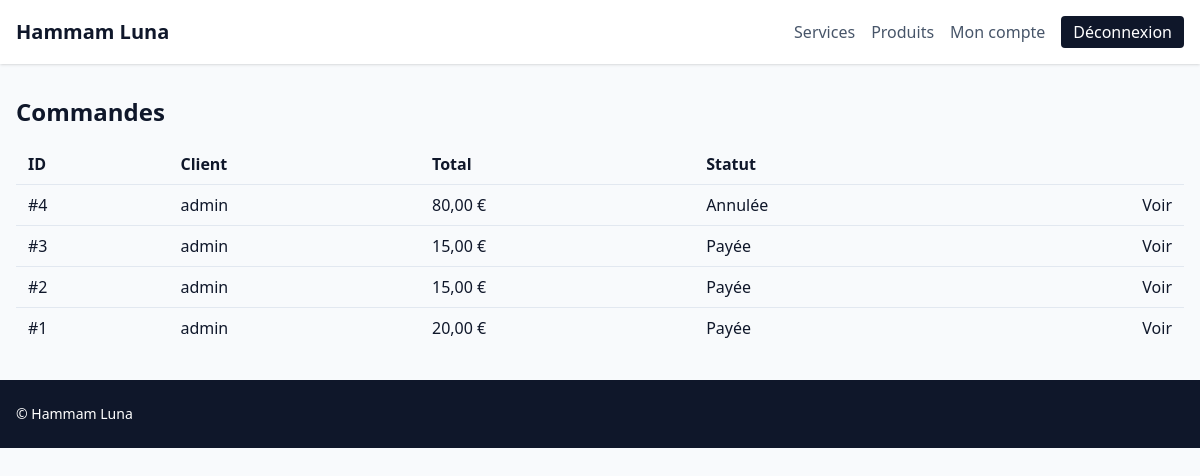
/backoffice/orders/ (signed in), run on the app's committed database.
### apps/orders/models.py (models this page shows, shortened)
class Order(TimeStampedModel):
    class Status(models.TextChoices):
        CART = "cart", "Panier"
        PENDING = "pending", "En attente"
        PAID = "paid", "Payée"
        SHIPPED = "shipped", "Expédiée"
        COMPLETED = "completed", "Terminée"
        CANCELED = "canceled", "Annulée"
    customer = models.ForeignKey("customers.Customer", on_delete=models.CASCADE, related_name="orders")
    status = models.CharField(max_length=20, choices=Status.choices, default=Status.CART)
    total = models.DecimalField(max_digits=10, decimal_places=2, default=Decimal("0.00"))
    currency = models.CharField(max_length=10, default="EUR")
    class Meta:
        ordering = ["-created_at"]

### apps/customers/models.py (models this page shows, shortened)
class Customer(TimeStampedModel):
    user = models.OneToOneField(settings.AUTH_USER_MODEL, null=True, blank=True, on_delete=models.SET_NULL, related_name="customer")
    first_name = models.CharField(max_length=120)
    last_name = models.CharField(max_length=120, blank=True)
    email = models.EmailField(unique=True)
    phone = models.CharField(max_length=30, blank=True)
    default_address = models.TextField(blank=True)
    notes = models.TextField(blank=True)
    class Meta:
        ordering = ["first_name", "last_name"]
    @property
    def name(self) -> str:
        return f"{self.first_name} {self.last_name}".strip()

### apps/orders/back_views.py (the view)
# urls.py: path("", back_views.OrderListView.as_view(), name="list"),
@method_decorator(login_required, name="dispatch")
@method_decorator(permission_required("orders.view_order", raise_exception=True), name="dispatch")
class OrderListView(ListView):
    model = Order
    template_name = "backoffice/orders/list.html"
    context_object_name = "orders"

### apps/core/context_processors.py (called while the page is built)
def settings_context(_request):
    return {
        "TWO_FACTOR_ENABLED": settings.TWO_FACTOR_ENABLED,
        "SITE_NAME": "Hammam Luna",
    }

### templates/backoffice/orders/list.html
{% extends "base.html" %}
{% block content %}
<h1 class="text-2xl font-semibold mb-4">Commandes</h1>
<table class="min-w-full divide-y divide-slate-200">
    <thead>
        <tr>
            <th class="px-3 py-2 text-left">ID</th>
            <th class="px-3 py-2 text-left">Client</th>
            <th class="px-3 py-2 text-left">Total</th>
            <th class="px-3 py-2 text-left">Statut</th>
            <th></th>
        </tr>
    </thead>
    <tbody class="divide-y divide-slate-200">
        {% for order in orders %}
            <tr>
                <td class="px-3 py-2">#{{ order.id }}</td>
                <td class="px-3 py-2">{{ order.customer.name }}</td>
                <td class="px-3 py-2">{{ order.total }} €</td>
                <td class="px-3 py-2">{{ order.get_status_display }}</td>
                <td class="px-3 py-2 text-right"><a href="{% url 'back:orders:detail' order.pk %}" class="text-slate-900">Voir</a></td>
            </tr>
        {% empty %}
            <tr><td colspan="5" class="px-3 py-4">Aucune commande.</td></tr>
        {% endfor %}
    </tbody>
</table>
{% endblock %}

### data on the page
Order: id "4", customer.name "admin", total "80,00", status "Annulée"
Order: id "3", customer.name "admin", total "15,00", status "Payée"
Order: id "2", customer.name "admin", total "15,00", status "Payée"
Order: id "1", customer.name "admin", total "20,00", status "Payée"
